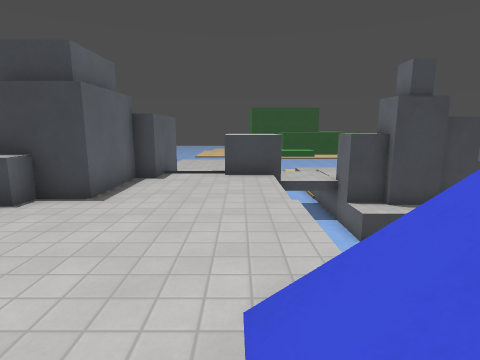
[1] (above)

20 first-person views from a walk through a 3-D level made in the Godot game engine. The camera is 1.4 m above the floor, tilts 10° down and sees 80° across. The floor is counted in squares, 1 m on a side. Each view is taken from the middle of a square. On the plan, view 1 faces up. The plan holds only what a view shows up to about 14 squares ahead; the rest is blank. The place goes on beyond the plan. Surface patterns are stand-ins for the level's own textures.

[2]
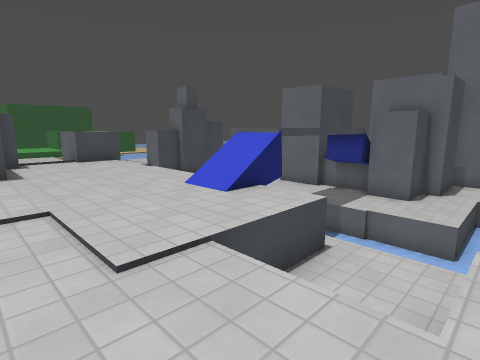

[3]
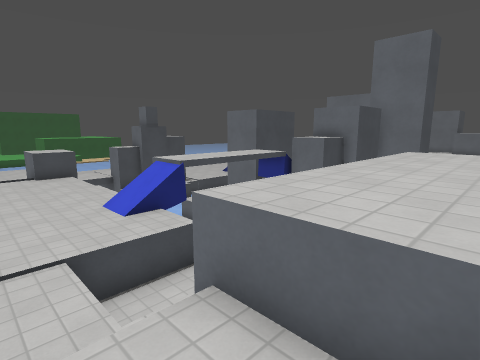

[4]
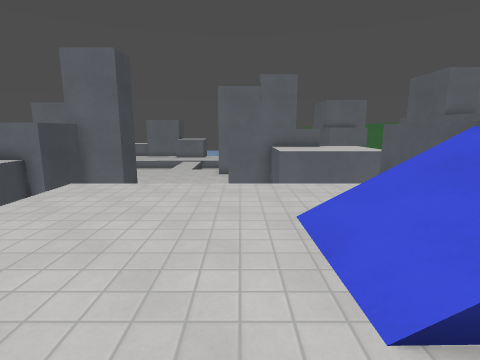

[5]
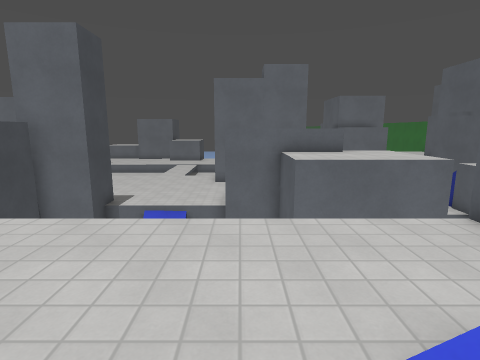

[6]
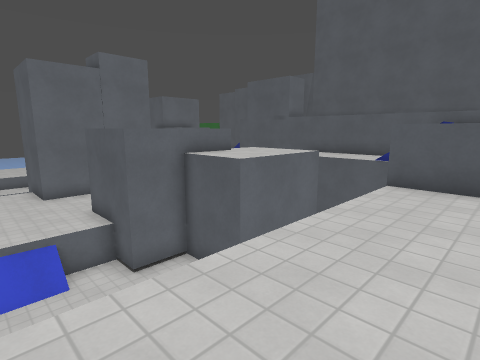

[7]
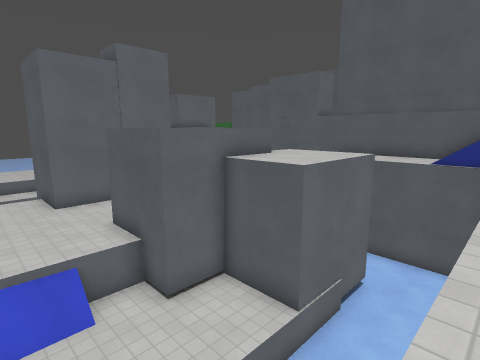

[8]
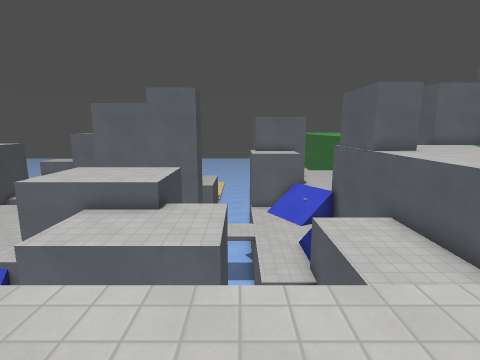

[9]
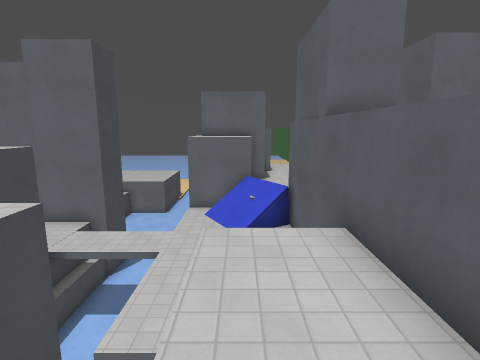

[10]
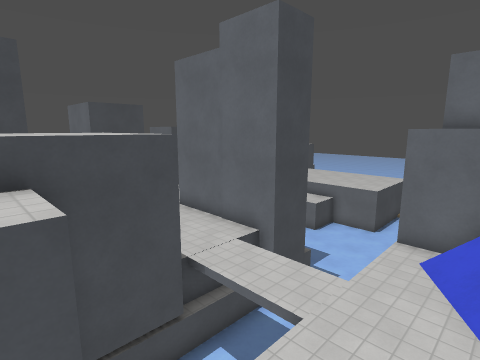

[11]
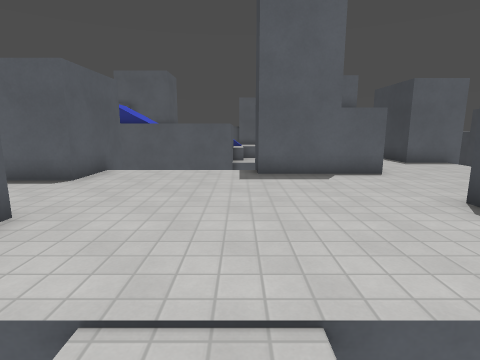

[12]
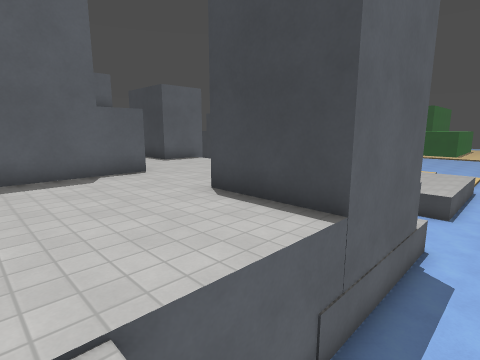

[13]
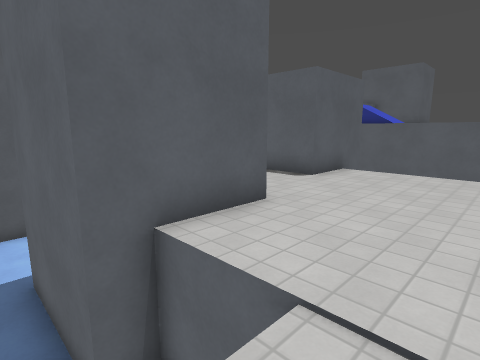

[14]
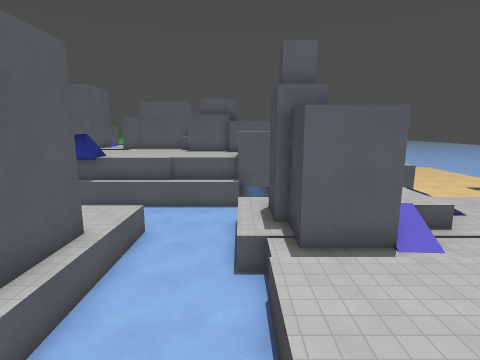

[15]
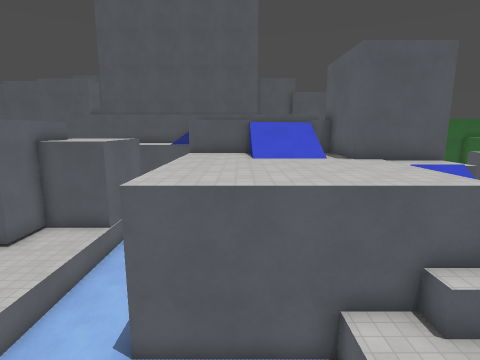

[16]
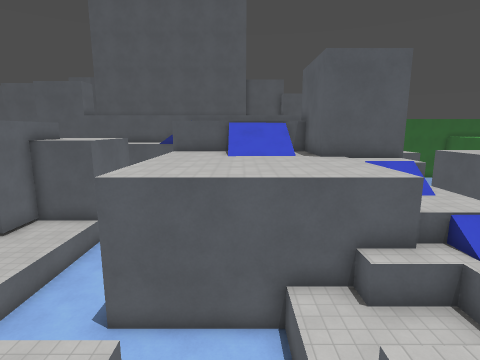

[17]
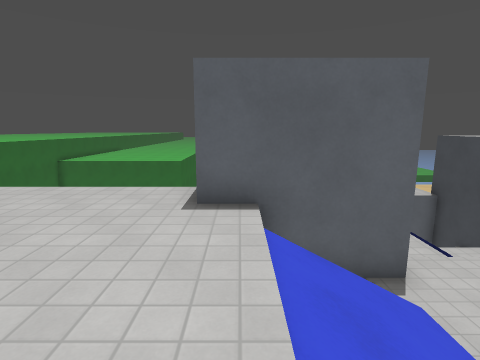

[18]
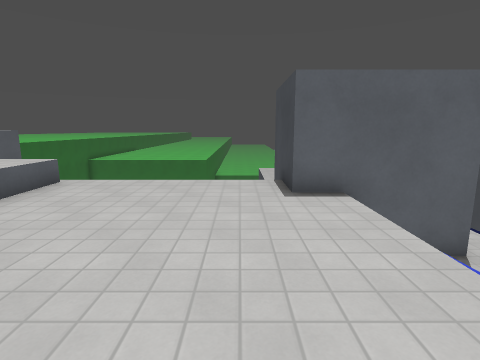

[19]
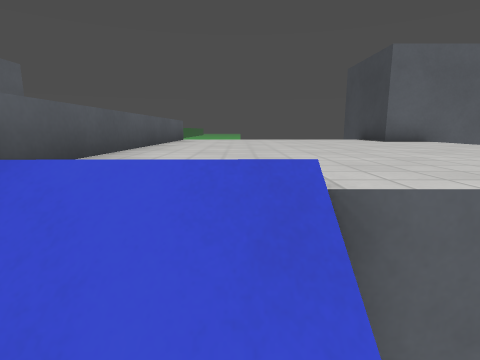

[20]
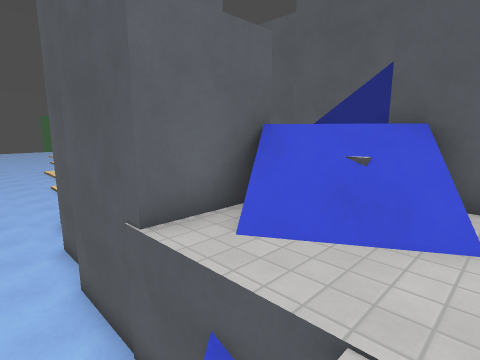

### Floor plan
Key: @ floor where view 1 was taken; # wall or solid block; x gap in a wall; . main floor; - floor 0.5 m lower than the main floor; : floor 0.75 m higher than the main floor; _ floor 0.75 m lower than the main floor; + floor 1.25 m higher than the main floor; < floor 1.25 m lower than the main floor; * floor 1.75 m higher than the main floor; ( floor 2.25 m lower than the main floor; % floor 3.25 m higher than the main floor; & floor 3.75 m higher than the main floor; / step, stairs or slope; = window, fence, low wall or low ledge; ^ raised ledge; v drop or lower ground.
Columns run from 4 left of view 1 to 23 right of it. Each row starts with its distance up from view 1.
 18         v<
 17         v<<
 16           /<
 15           /<<<
 14   --   v_ __<<<
 13   --  ___   //<<         vv
 12       ___    #<<<       <vv
 11  #  ##vvx  ###<<<       <vv
 10  #/ ^# vv###<<<<<       <vv
  9  #//^^vvvvvvvvvv   .    vvv
  8  #...vvvvvvvvvvv         vv
  7  #...vvvvvvvvvvv         vv
  6 ##...vvvvvvvvvvv         vv
  5 ......vvvvvvv###         vvv
  4 ......v  vvv####..       #vv
  3  .....v   vv####....     #vv
  2 ....//v+++++v  ......    #vv
  1 ....///+++++/    .....   #vv
  0 ....@.   vvv=     #...####v
 -1 ......v  vvv^######......v
 -2 ...vvvv  vvvvv##v##......v
 -3  ..vvvv  vvvvvvvv##......v
 -4 //...vvvvvvvvv    ........ .
 -5 v/=********vvvvvvv........v
 -6 v/:********vvvvvvv.......v
 -7 v/ ********vvvvvvv.......v
 -8 v=//******* vvvvvv.....####
 -9  ********** vvvv####...#  #v
-10 v###*///***  vvv#  #...#  #v
-11    #*///*** vv^##   ...# ##v
-12    #*///***vvv^# ## ...###vv
-13    #%%%%%%%vvv^###vvv.vv(vvv
-14 v###%%%%%%%vvv^  vvvv.vvv vv
-15   v%%%%%%%%vvvvvvv  v.v  vvv
-16   v%%%%%%%%vvvv v........###
-17   v%%%%%%%%vvvvvv....../=#
-18   v%%%%%%%///****/  ..///#
-19   v%%%%%%%%/ ****/   .// #
-20   v&&&&&&&   &&&&//#####
-21   v&           &&& #

Positions as (right, up) in squares from view 1, and headings:
1: (0, 0), facing up
2: (-4, -4), facing up-right
3: (-3, -7), facing up-right
4: (-1, -9), facing right
5: (2, -9), facing right
6: (4, -5), facing down-right
7: (6, -5), facing down-right
8: (4, -15), facing right
9: (8, -18), facing right
10: (12, -18), facing up-right
11: (23, -4), facing left
12: (23, -4), facing up-left
13: (23, -4), facing down-left
14: (15, 9), facing left
15: (4, 1), facing down
16: (3, 2), facing down
17: (5, -13), facing left
18: (6, -15), facing left
19: (8, -18), facing left
20: (17, -14), facing down-right
